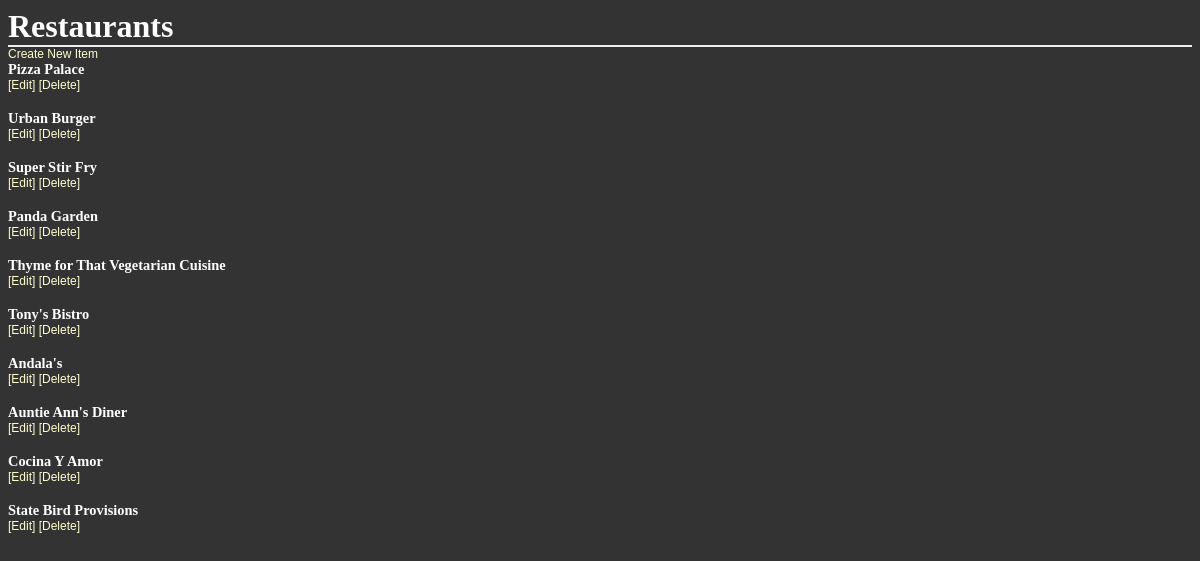
/restaurants/, run on an earlier commit of the app's database.
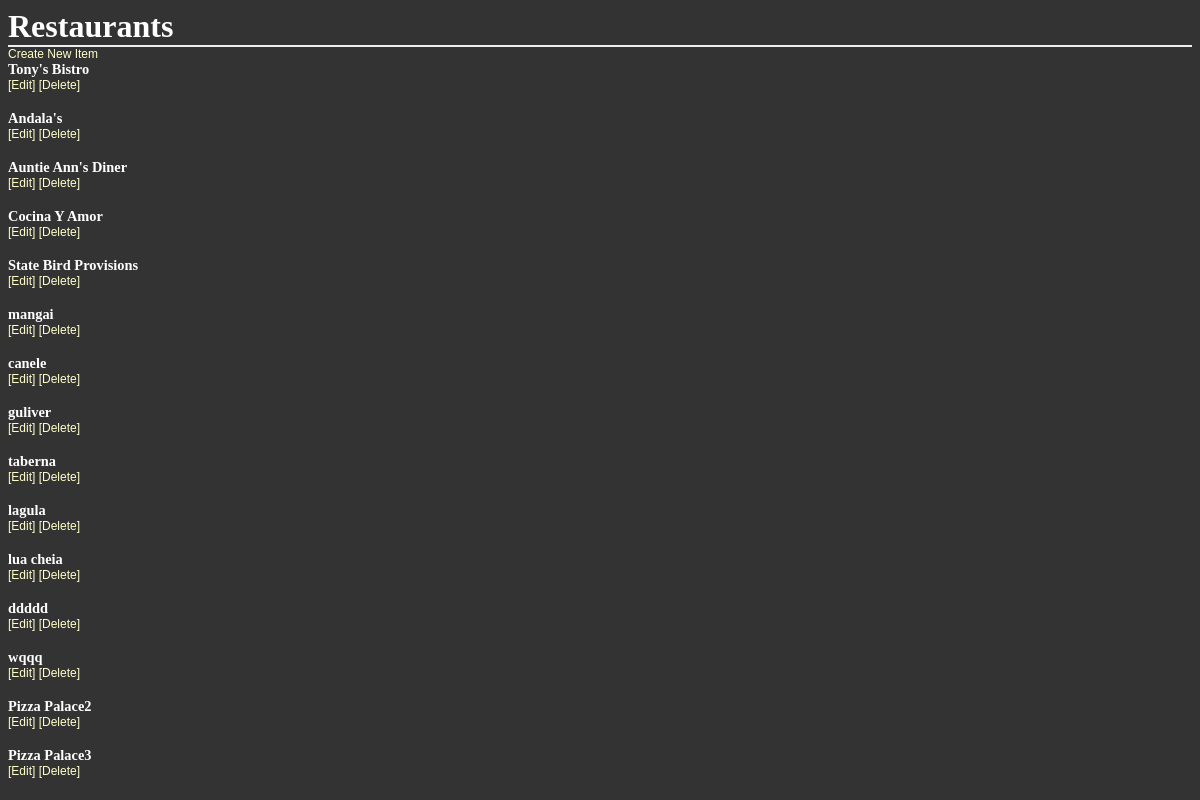
And on a later commit of the database.
### database_setup.py (models this page shows)
class Restaurant(Base):
    __tablename__ = 'restaurant'
    id = Column(Integer, primary_key = True)
    name = Column(String(80), nullable = False)

### app.py (the view)
@app.route('/')
@app.route('/restaurants/')
def showRestaurants():
    restaurants = session.query(Restaurant).all()
    return render_template('restaurant/restaurants.html', restaurants=restaurants)

### templates/restaurant/restaurants.html (shortened to what this page needs)
<html>
<head>
    <link rel=stylesheet type=text/css href="{{ url_for('static', filename='styles.css') }}">
</head>
<body>
    <h1>Restaurants</h1>
    <a href="{{ url_for('newRestaurant') }}">Create New Item</a>
    {% if restaurants|length == 0 %}
        <h1>
            You currently have no restaurant
        </h1>
    {% else %}
        {% for restaurant in restaurants %}
        <div>
            <a href="{{ url_for('restaurantMenu', restaurant_id = restaurant.id) }}">
                <h2>
                    {{restaurant.name}}
                </h2>
            </a>
        </div>
        <a href="{{ url_for('editRestaurant', restaurant_id = restaurant.id) }}">[Edit] </a><a href="{{ url_for('deleteRestaurant', restaurant_id = restaurant.id) }}">[Delete]</a>
        <BR>
        <BR>
        {% endfor %}
    {% endif %}
</body>
</html>

### static/styles.css (style rules this page uses)
body { font-family: sans-serif; background-color: #333333 }
h1, h2, h3, h4 { color: #ffffff; }
h1, h2 { font-family: 'georgia', serif; margin: 0; }
h1 { border-bottom: 2px solid #eee; }
h2 { font-size: 1.2em; }
a { text-decoration: none; color: #ffffcc; font-size: .75em; }

What changed in the data, as far as the page shows it:
removed Restaurant: name "Pizza Palace"
removed Restaurant: name "Urban Burger"
removed Restaurant: name "Super Stir Fry"
removed Restaurant: name "Panda Garden"
removed Restaurant: name "Thyme for That Vegetarian Cuisine"
added Restaurant: name "mangai"
added Restaurant: name "canele"
added Restaurant: name "guliver"
added Restaurant: name "taberna"
added Restaurant: name "lagula"
added Restaurant: name "lua cheia"
added Restaurant: name "ddddd"
added Restaurant: name "wqqq"
added Restaurant: name "Pizza Palace2"
added Restaurant: name "Pizza Palace3"
